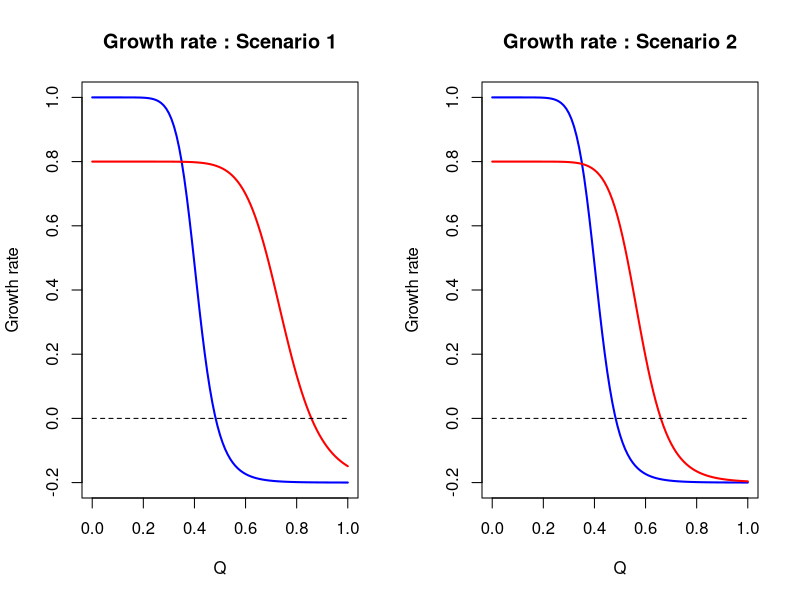
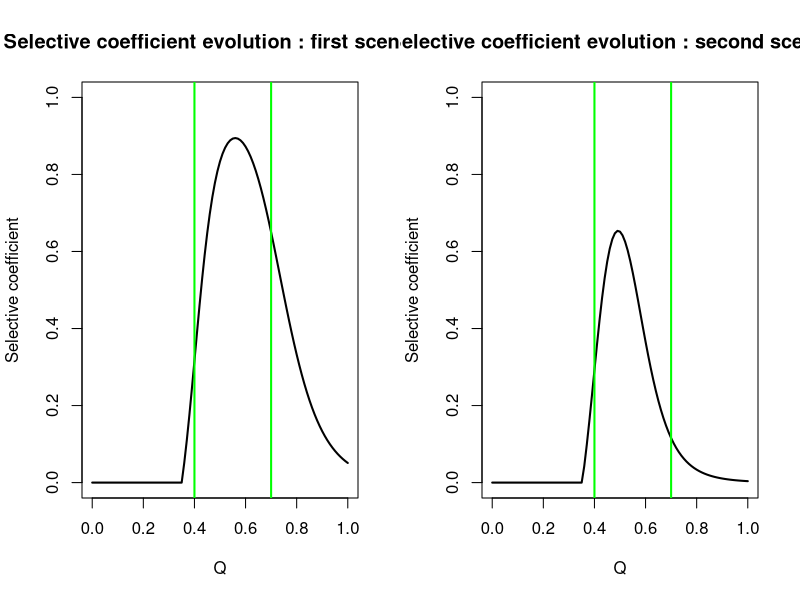
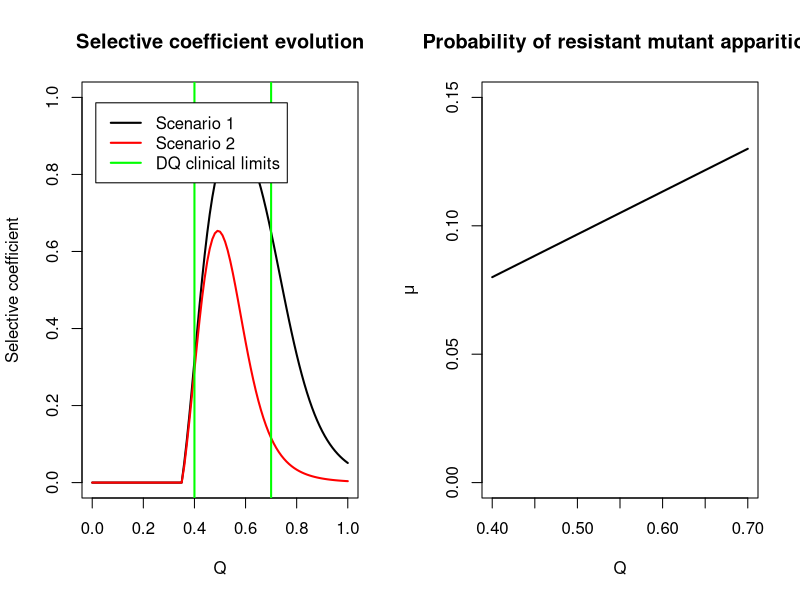
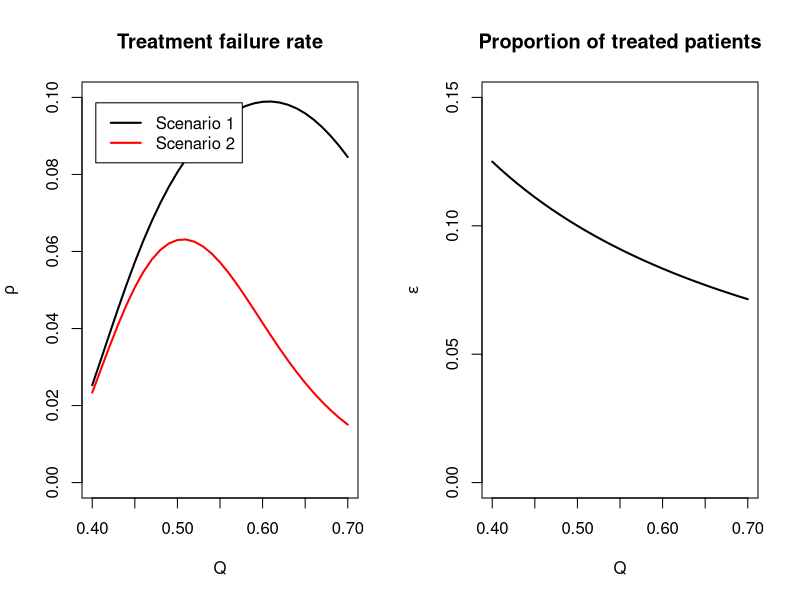
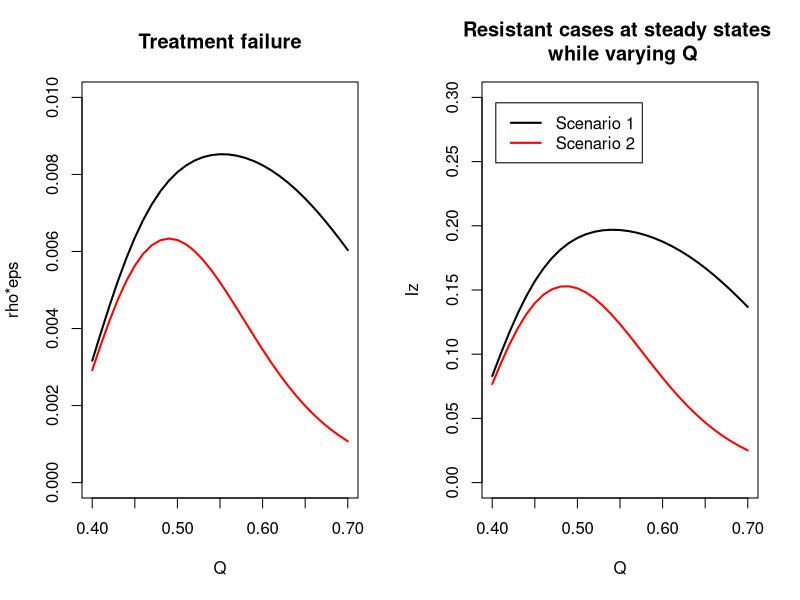
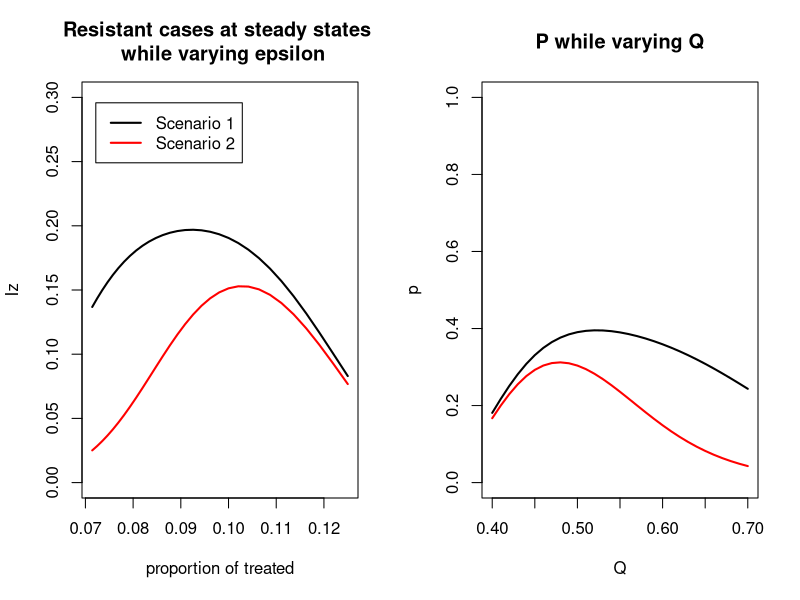
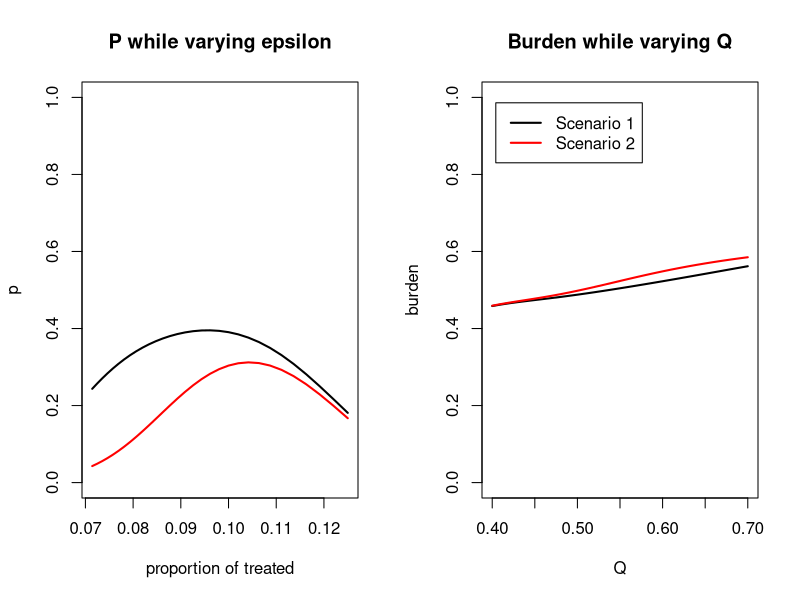
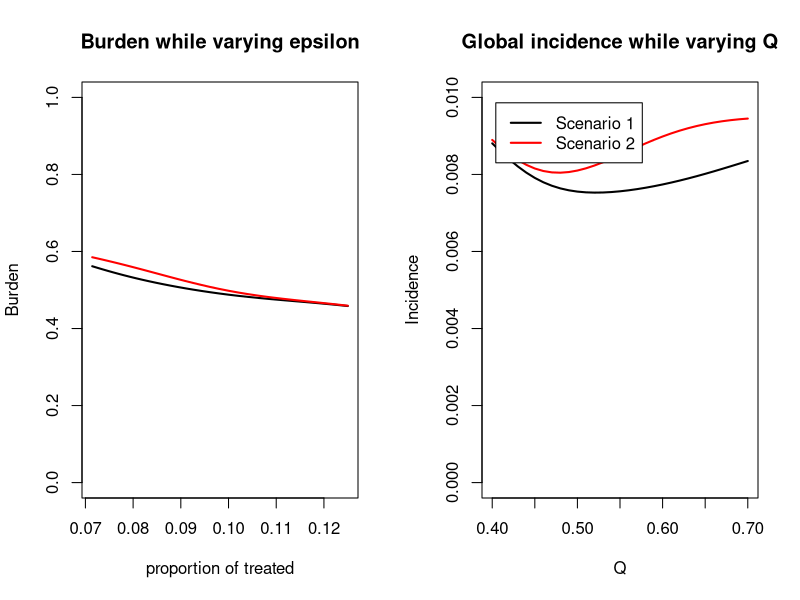

Write the R code that produced these figures, in order.
## ---- chunk 1
library(plyr)

#per capita maximum growth rate of sensitive bact
max_sens_gr <- 1 

#per capita maximum growth rate of resistant bact
max_res_gr <- 0.8
max_res_gr2 <- 0.8
#per capita minimum growth rate of sensitive bact
min_sens_gr <- -0.2

#per capita minimum growth rate of res bact
min_res_gr <- -0.2
min_res_gr2 <- -0.2
#minimum inhibitory concentration of sen bact

mic_sens <- 0.35
#minimum inhibitory concentration of res bact

mic_res <- 0.65
mic_res2 <- 0.5
#slope for sens bact
kappa_sens <- 10

#slope for res bact  

kappa_res <- 10
kappa_res2 <- 10

param_sens <- c(max_sens_gr, min_sens_gr, mic_sens, kappa_sens)

param_res <- c(max_res_gr, min_res_gr, mic_res, kappa_res)
param_res2 <- c(max_res_gr2, min_res_gr2, mic_res2, kappa_res2)

#mutant emergence probability : we consider that if the amount of applied atb increases, the probability of resistant mutant apparition increases linearly
max_mu <- 0.13
min_mu <- 0.08
max_dot <- 10
min_dot <- 1

#range of intervention - cl=lowest clinically effective dose, cu maximum tolerable dose (toxicity)
cl=0.40
cu=0.70
n_values=(cu-cl)*100+1

drug_quantities <- seq(cl, cu, length.out = n_values )

AMU = 0.05

prop_treated <- AMU/drug_quantities


#selection of corresponding borders in sel_coef vector

lowbound=cl*100+1
highbound=cu*100+1



x <- seq(0,1,by=0.01)
zoom <- 1
## ---- chunk 2



growth = function(x, maxv, minv, micv, slopev) {
  y <- maxv - ((maxv - minv)*(x/micv)^slopev)/((x/micv)^slopev - maxv/minv)
  return(y)
}

## ---- chunk 3


gr_sens <- lapply(x, growth, max_sens_gr, min_sens_gr, mic_sens, kappa_sens)

gr_res <- lapply(x, growth, max_res_gr, min_res_gr, mic_res, kappa_res)

gr_res2 <- lapply(x, growth, max_res_gr2, min_res_gr2, mic_res2, kappa_res2)

MIC <- sum(gr_sens>0)/length(gr_sens)
MICres <- sum(gr_res>0)/length(gr_res)
MICres2 <- sum(gr_res2>0)/length(gr_res2)
## ---- chunk 4
par(mfrow=c(1,2))

plot(x, gr_sens, main="Growth rate : Scenario 1", xlab="Q", ylab="Growth rate", ylim=c(-0.2,1), lwd=2, type="l", col='blue')

lines(x, gr_res, type='l', col='red', lwd=2)

lines(x, rep(0, length(x)), type='l', col='black', lwd=1, lty=2)



plot(x, gr_sens, main="Growth rate : Scenario 2", xlab="Q", ylab="Growth rate", ylim=c(-0.2,1), lwd=2, type="l", col='blue')

lines(x, gr_res2, type='l', col='red', lwd=2)

lines(x, rep(0, length(x)), type='l', col='black', lwd=1, lty=2)

## ---- chunk 5
gr_sens <- unlist(gr_sens)
gr_res <- unlist(gr_res)
gr_res2 <- unlist(gr_res2)

sel_coef <- gr_res - gr_sens
sel_coef2 <- gr_res2 - gr_sens

sel_coef[which(sel_coef<0)] <- 0
sel_coef2[which(sel_coef2<0)] <- 0


minSC <- sum(sel_coef==0)/length(sel_coef)

plot(x, sel_coef, main="Selective coefficient evolution : first scenario", xlab="Q", ylab="Selective coefficient", ylim=c(0,1), lwd=2, type="l", col='black')
abline(v=cl, col='green', lw=2)
abline(v=cu, col='green', lw=2)

plot(x, sel_coef2, main="Selective coefficient evolution : second scenario", xlab="Q", ylab="Selective coefficient", ylim=c(0,1), lwd=2, type="l", col='black')
abline(v=cl, col='green', lw=2)
abline(v=cu, col='green', lw=2)


plot(x, sel_coef, main="Selective coefficient evolution", xlab="Q", ylab="Selective coefficient", ylim=c(0,1), lwd=2, type="l", col='black')
lines(x, sel_coef2, col='red', lwd=2)

abline(v=cl, col='green', lw=2)
abline(v=cu, col='green', lw=2)

legend("topleft" , inset=.05, c("Scenario 1", "Scenario 2", "DQ clinical limits"), lty=c(1,1,1), lwd=c(2,2,2), col=c('black', 'red','green'))


## ---- chunk 6
mu_prob <- seq(min_mu, max_mu, length.out = n_values)
doses <- seq(cl, cu, length.out = n_values)

plot(doses, mu_prob, main="Probability of resistant mutant apparition", xlab="Q", ylab=expression(mu), ylim=c(0,0.15), lwd=2, type="l", col='black')

## ---- chunk 7
sel_sel_coef <- sel_coef[lowbound:highbound]
sel_sel_coef2 <- sel_coef2[lowbound:highbound]

rho1 <- sel_sel_coef*mu_prob
rho2 <- sel_sel_coef2*mu_prob

plot(doses, rho1, main="Treatment failure rate", xlab="Q", ylab=expression(rho), lwd=2, type="l", col='black', ylim=c(0, 0.10))

lines(doses, rho2, type='l', col='red', lwd=2)

legend("topleft" , inset=.05, c("Scenario 1", "Scenario 2"), lty=c(1,1), lwd=c(2,2), col=c('black', 'red'))
## ---- chunk 8

plot(doses, prop_treated, main="Proportion of treated patients", xlab="Q", ylab=expression(epsilon), ylim=c(0,0.15), lwd=2, type="l", col='black')

## ---- chunk 9
treat_fail <- rho1*prop_treated
treat_fail2 <- rho2*prop_treated

plot(doses, treat_fail, main="Treatment failure", xlab="Q", ylab="rho*eps", lwd=2, type="l", col='black', ylim=c(0, 0.01))

lines(doses, treat_fail2, type='l', col='red', lwd=2)

## ---- chunk 10

library(deSolve)


options("scipen" = 10)

# initial state:
N <- 1
prop <- 0.01 #initial value of Iw and Iz

# time:
a <- 4000 #time span
m <- 1 #time step

# parameters
pbeta_w <- 0.04 #transmission parameter of Iw
pbeta_z <- 0.015 #transmission parameter of Iz

pgammaa <- 0.01 #innate recovery rate
pgamma_tilt <- 0.1 #recovery rate of Iw when treated by antibiotics



## ---- chunk 11

varying_par <- cbind(prop_treated, rho1)
varying_par2 <- cbind(prop_treated, rho2)


parameters <- c(beta_w=pbeta_w, beta_z=pbeta_z, gamma=pgammaa, gamma_prim=pgamma_tilt, eps=0, rho=0)

state <- c(S=1-2*prop, Iw=prop, Iz=prop, new_Iz=0, new_Iw=0)

times=seq(0, a, by=m)

SIS=function(times, state, parameters){
  with(as.list(c(state,parameters)),
       {dS = - beta_w*Iw*S - beta_z*Iz*S + gamma*(1-eps)*Iw + gamma_prim*eps*Iw + gamma*Iz
        dIw = beta_w*Iw*S + (1-eps)*beta_w*Iw*Iz - eps*beta_z*Iz*Iw - rho*eps*Iw - gamma*(1-eps)*Iw - gamma_prim*eps*Iw
        dIz = beta_z*Iz*S + eps*beta_z*Iz*Iw + rho*eps*Iw - (1-eps)*beta_w*Iw*Iz - gamma*Iz
        dnewIw = beta_w*Iw*S
        dnewIz = beta_z*Iz*S
        list(c(dS, dIw, dIz, dnewIw, dnewIz))
       })
}

calc_fun = function(x) {
  parameters[5] <- x[1]
  parameters[6] <- x[2]
  out=as.data.frame(
  ode(y=state, times=times, func=SIS, parms=parameters))
  return(out)
}



## ---- chunk 12

out <- do.call(cbind, apply(varying_par, 1 , calc_fun))

out2 <- do.call(cbind, apply(varying_par2, 1 , calc_fun))

## ---- chunk 13

niz <- seq(4, ncol(out), by=6)
niw <- seq(3, ncol(out), by=6)
inciw <- seq(5, ncol(out), by=6)
inciz <- seq(6, ncol(out), by=6)

iz_steady <- out[nrow(out),niz]
iz_steady2 <- out2[nrow(out),niz]

iw_steady <- out[nrow(out),niw]
iw_steady2 <- out2[nrow(out),niw]

inciw_steady <- out[,inciw]
inciw_steady2 <- out2[,inciw]

inciz_steady <- out[,inciz]
inciz_steady2 <- out2[,inciz]

p <- iz_steady/(iz_steady+iw_steady)
p2 <- iz_steady2/(iz_steady2+iw_steady2)

burden <- iz_steady+iw_steady
burden2 <- iz_steady2+iw_steady2

## ---- chunk 14
incid = function(x, zoom) {
  der <- rep(0, length(x))
  for (i in 2:length(x)) {
    der[i] <- x[i]-x[i-1]
  }
  return(der)
}

NewIz <- apply(inciz_steady, 2, incid, zoom)
NewIz2 <- apply(inciz_steady2, 2, incid, zoom)

NewIw <- apply(inciw_steady, 2, incid, zoom)
NewIw2 <- apply(inciw_steady2, 2, incid, zoom)

newiz_ss <- NewIz[nrow(NewIz),]
newiz_ss2 <- NewIz2[nrow(NewIz2),]

newiw_ss <- NewIw[nrow(NewIw),]
newiw_ss2 <- NewIw2[nrow(NewIw2),]
## ---- chunk 15
plot(doses, iz_steady, main="Resistant cases at steady states \n while varying Q", xlab="Q", ylab="Iz", ylim=c(0,0.30), lwd=2, type="l", col='black')

lines(doses, iz_steady2, type='l', col='red', lwd=2)

legend("topleft" , inset=.05, c("Scenario 1", "Scenario 2"), lty=c(1,1), lwd=c(2,2), col=c('black', 'red'))

plot(prop_treated, iz_steady, main="Resistant cases at steady states \n while varying epsilon", xlab="proportion of treated", ylab="Iz", ylim=c(0,0.30), lwd=2, type="l", col='black')

lines(prop_treated, iz_steady2, type='l', col='red', lwd=2)

legend("topleft" , inset=.05, c("Scenario 1", "Scenario 2"), lty=c(1,1), lwd=c(2,2), col=c('black', 'red'))

## ---- chunk 16
plot(doses, p, main="P while varying Q", xlab="Q", ylab="p", ylim=c(0,1), lwd=2, type="l", col='black')

lines(doses, p2, type='l', col='red', lwd=2)


plot(prop_treated, p, main="P while varying epsilon", xlab="proportion of treated", ylab="p", ylim=c(0,1), lwd=2, type="l", col='black')

lines(prop_treated, p2, type='l', col='red', lwd=2)

## ---- chunk 17
plot(doses, burden, main="Burden while varying Q", xlab="Q", ylab="burden", ylim=c(0,1), lwd=2, type="l", col='black')

lines(doses, burden2, type='l', col='red', lwd=2)

legend("topleft" , inset=.05, c("Scenario 1", "Scenario 2"), lty=c(1,1), lwd=c(2,2), col=c('black', 'red'))

plot(prop_treated, burden, main="Burden while varying epsilon", xlab="proportion of treated", ylab="Burden", ylim=c(0,1), lwd=2, type="l", col='black')

lines(prop_treated, burden2, type='l', col='red', lwd=2)

## ---- chunk 18
newcase <- newiw_ss+newiz_ss
newcase2 <- newiw_ss2+newiz_ss2


plot(doses, newcase, main="Global incidence while varying Q", xlab="Q", ylab="Incidence", ylim=c(0,0.01), lwd=2, type="l", col='black')

lines(doses, newcase2, type='l', col='red', lwd=2)

legend("topleft" , inset=.05, c("Scenario 1", "Scenario 2"), lty=c(1,1), lwd=c(2,2), col=c('black', 'red'))

plot(prop_treated, newcase, main="Global incidence while varying epsilon", xlab="proportion of treated", ylab="Incidence", ylim=c(0,0.01), lwd=2, type="l", col='black')

lines(prop_treated, newcase2, type='l', col='red', lwd=2)

## ---- chunk 19
p_real <- newiz_ss/(newiw_ss+newiz_ss)
p_real2 <- newiz_ss2/(newiw_ss2+newiz_ss2)


plot(doses, p_real, main="Reported resistant ratio", xlab="Q", ylab="p", ylim=c(0,0.2), lwd=2, type="l", col='black')

lines(doses, p_real2, type='l', col='red', lwd=2)

legend("bottomleft" , inset=.05, c("Scenario 1", "Scenario 2"), lty=c(1,1), lwd=c(2,2), col=c('black', 'red'))

plot(prop_treated, p_real, main="Reported resistant ratio", xlab="proportion of treated", ylab="p", ylim=c(0,0.2), lwd=2, type="l", col='black')

lines(prop_treated, p_real2, type='l', col='red', lwd=2)

legend("topleft" , inset=.05, c("Scenario 1", "Scenario 2"), lty=c(1,1), lwd=c(2,2), col=c('black', 'red'))
